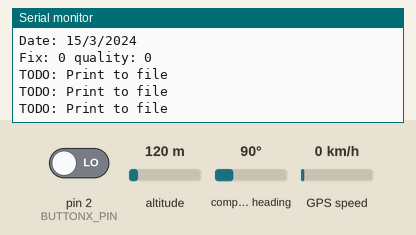
This sketch was run on a simulated Arduino Mega 2560, built with avr-gcc and run on an emulated ATmega2560. Shown: the last lines printed to the serial monitor. Inputs (shaded band) come from the test bench; at power-on: altitude 120 m, compass heading 90°, GPS speed 0 km/h, pin 2 (BUTTONX_PIN) LOW. The sensor or clock chip raises its interrupt line as the real part does; the GPS gets a fix after 3 s at 37.7749, -122.4194 with 8 satellites.

Above: at 1.7 s.
1.8 s: altitude set to 20 m
At 2.12 s:
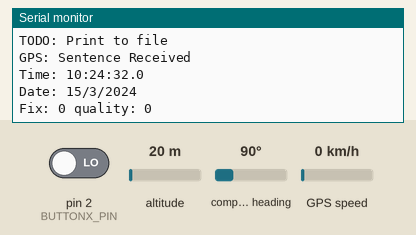
4.5 s: compass heading set to 7°
At 5.13 s:
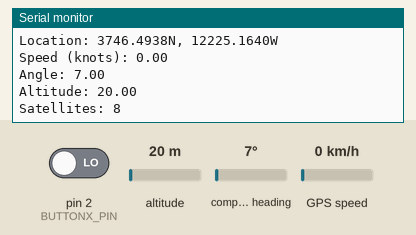
6.1 s: GPS speed set to 2 km/h
At 6.3 s:
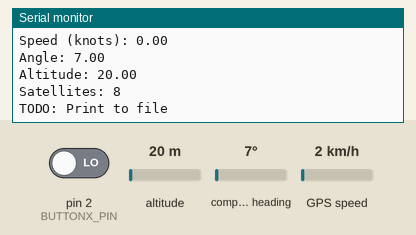
Timing chart, 0 to 9.1 s (numbered marks = the images above; inputs shaded):
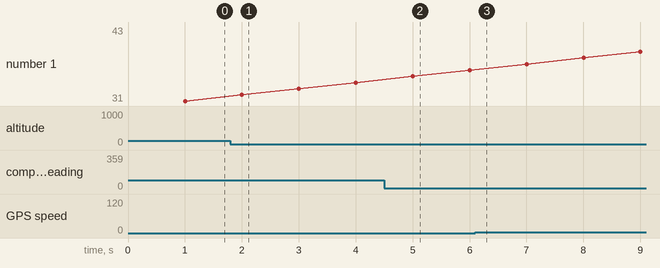

Measured:
- after the input at 4.5 s, the serial monitor: prints a new line after 0.51 s (image 2)

The sketch:

DataLogger.ino
```cpp
/* ------------------ Include Libraries --------------------
Include all libraries that the program uses here
*/

//GPS Libraries
#include <SoftwareSerial.h>
#include <Adafruit_GPS.h>

//MPU Libraries
#include <Wire.h>
#include "MPU6050_6Axis_MotionApps20.h"
#include <I2Cdev.h>


/* --------------- Pre-Processor directives ----------------
The #define statements can be used instead of declaring variables
if the value will not change. This reduces the amount of program
memory used.
*/

//Define Pins
#define BUTTONX_PIN    2       //Set the pin that button X connects to

//GPS Definitions
#define GPS_BAUD       9600    //

//MPU6050 Definitions
#define PIN_INTERRUPT  0       //

//SD Card Definitions
#define LOG_INTERVAL   200     //

//Debug definitions
#define DEBUG          true     //
#define DEBUG_BAUD     115200  //


/* ------------------- Global Variables --------------------
Variables created here will be accessible to all functions
throughout this program.
*/

//GPS Gloabals
Adafruit_GPS GPS(&Serial1);   //

//MPU6050 Globals
volatile bool mpuInterrupt = false; // indicates whether MPU interrupt pin has gone high
MPU6050 mpu;


// MPU control/status vars
bool dmpReady = false;  // set true if DMP init was successful
uint8_t mpuIntStatus;   // holds actual interrupt status byte from MPU
uint8_t devStatus;      // return status after each device operation (0 = success, !0 = error)
uint16_t packetSize;    // expected DMP packet size (default is 42 bytes)
uint16_t fifoCount;     // count of all bytes currently in FIFO
uint8_t fifoBuffer[64]; // FIFO storage buffer

// orientation/motion vars
Quaternion q;           // [w, x, y, z]         quaternion container
VectorInt16 aa;         // [x, y, z]            accel sensor measurements
VectorInt16 aaReal;     // [x, y, z]            gravity-free accel sensor measurements
VectorInt16 aaWorld;    // [x, y, z]            world-frame accel sensor measurements
VectorFloat gravity;    // [x, y, z]            gravity vector
float euler[3];         // [psi, theta, phi]    Euler angle container
float ypr[3];           // [yaw, pitch, roll]   yaw/pitch/roll container and gravity vector


//SD Card Globals
uint32_t timer;               //


/* -------------------- Setup Function ---------------------
This function is run once at the start of the program and is
used to intialise values and setup resources, such as IO pins,
servos and serial ports
*/
void setup() {

  // --- Setup Debug ---

  //Serial debudgging
  #if DEBUG
    //Use the main serial port to output debug messages
    Serial.begin(DEBUG_BAUD);
    Serial.println("Adafruit GPS library basic test!");
  #endif

  //TODO: Setup status LED's


  // --- Setup GPS Module ---

  //Initialise serial GPS connection
  GPS.begin(GPS_BAUD);

  GPS.sendCommand(PMTK_SET_NMEA_UPDATE_10HZ);

  // --- Setup MPU6050 ---

  mpu.initialize();

  #if DEBUG
    Serial.println(F("Initializing I2C devices..."));

    // verify connection
    Serial.println(F("Testing device connections..."));
    Serial.println(mpu.testConnection() ? F("MPU6050 connection successful") : F("MPU6050 connection failed"));
  #endif

  //TODO: Check connection is successful, continue if so, indicate if not!

  // load and configure the DMP
  #if DEBUG
    Serial.println(F("Initializing DMP..."));
  #endif

  devStatus = mpu.dmpInitialize();

  // supply your own gyro offsets here, scaled for min sensitivity
  mpu.setXGyroOffset(220);
  mpu.setYGyroOffset(76);
  mpu.setZGyroOffset(-85);
  mpu.setZAccelOffset(1788); // 1688 factory default for my test chip

  // make sure it worked (returns 0 if so)
  if (devStatus == 0) {
      // turn on the DMP, now that it's ready
      #if DEBUG
        Serial.println(F("Enabling DMP..."));
      #endif
      mpu.setDMPEnabled(true);

      // enable Arduino interrupt detection
      #if DEBUG
        Serial.println(F("Enabling interrupt detection (Arduino external interrupt 0)..."));
      #endif

      attachInterrupt(PIN_INTERRUPT, dmpDataReady, RISING);
      mpuIntStatus = mpu.getIntStatus();

      // set our DMP Ready flag so the main loop() function knows it's okay to use it
      #if DEBUG
        Serial.println(F("DMP ready! Waiting for first interrupt..."));
      #endif

      dmpReady = true;

      // get expected DMP packet size for later comparison
      packetSize = mpu.dmpGetFIFOPacketSize();
  } else {
      // ERROR!
      // 1 = initial memory load failed
      // 2 = DMP configuration updates failed
      // (if it's going to break, usually the code will be 1)
      #if DEBUG
        Serial.print(F("DMP Initialization failed (code "));
        Serial.print(devStatus);
        Serial.println(F(")"));
      #endif
  }

  // --- Setup Ultrasonic Module ---


  // --- Setup SD card ---

  //Create new logging file

}


/* ------------------ Main Program Loop --------------------
This is the main loop of the program. After the setup function
has run, code in this function is run. when it has completed,
it will start again.
*/
void loop() {

    // --- GPS ---

    //Get all required data from the GPS object
    char cGPS = GPS.read();

    #if DEBUG
      if (cGPS) Serial.print(cGPS);
    #endif

    // if a sentence is received, we can check the checksum, parse it...
    if (GPS.newNMEAreceived()) {
      #if DEBUG
        Serial.println("GPS: Sentence Received");
      #endif

      if (!GPS.parse(GPS.lastNMEA()))   // this also sets the newNMEAreceived() flag to false
        return;  // we can fail to parse a sentence in which case we should just wait for another

      #if DEBUG
        gpsPrint();
      #endif
    }


    // --- Log to file ---
    // if millis() or timer wraps around, we'll just reset it
    if (timer > millis())  timer = millis();

    // approximately every 2 seconds or so, print out the current stats
    if (millis() - timer > LOG_INTERVAL) {
      timer = millis(); // reset the timer

      Serial.println("TODO: Print to file");

    }


}

void gpsPrint()
{
  Serial.print("\nTime: ");
  Serial.print(GPS.hour, DEC); Serial.print(':');
  Serial.print(GPS.minute, DEC); Serial.print(':');
  Serial.print(GPS.seconds, DEC); Serial.print('.');
  Serial.println(GPS.milliseconds);
  Serial.print("Date: ");
  Serial.print(GPS.day, DEC); Serial.print('/');
  Serial.print(GPS.month, DEC); Serial.print("/20");
  Serial.println(GPS.year, DEC);
  Serial.print("Fix: "); Serial.print((int)GPS.fix);
  Serial.print(" quality: "); Serial.println((int)GPS.fixquality);
  if (GPS.fix) {
    Serial.print("Location: ");
    Serial.print(GPS.latitude, 4); Serial.print(GPS.lat);
    Serial.print(", ");
    Serial.print(GPS.longitude, 4); Serial.println(GPS.lon);

    Serial.print("Speed (knots): "); Serial.println(GPS.speed);
    Serial.print("Angle: "); Serial.println(GPS.angle);
    Serial.print("Altitude: "); Serial.println(GPS.altitude);
    Serial.print("Satellites: "); Serial.println((int)GPS.satellites);
  }

}


// ================================================================
// ===               INTERRUPT DETECTION ROUTINE                ===
// ================================================================

void dmpDataReady() {
    mpuInterrupt = true;
}
```
